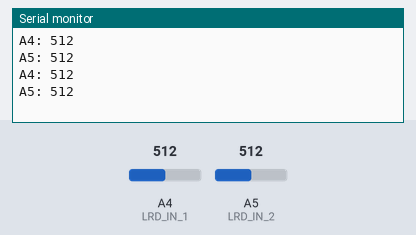
Bench run of a sketch on a simulated Arduino Uno, built with avr-gcc and run on an emulated ATmega328P. On the bench: the last lines printed to the serial monitor. The test bench sets the inputs (shaded band); at power-on: A4 (LRD_IN_1) = 512, A5 (LRD_IN_2) = 512.

Above: at 1.2 s.
1.3 s: A4 (LRD_IN_1) set to 716
At 2.6 s:
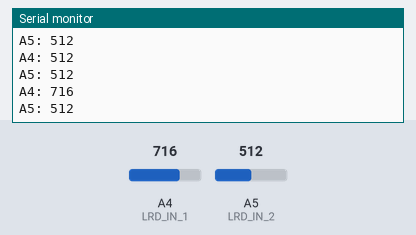
2.8 s: A5 (LRD_IN_2) set to 716
At 3.5 s:
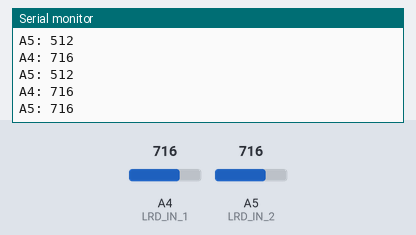
4.3 s: A4 (LRD_IN_1) set to 900
At 5.6 s:
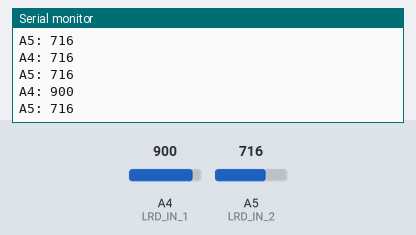
5.8 s: A5 (LRD_IN_2) set to 900
At 6.8 s:
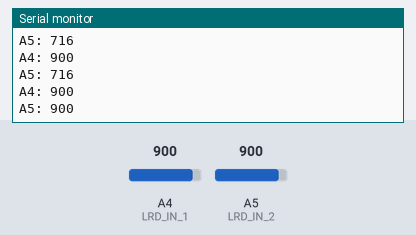
Timing chart, 0 to 8.3 s (numbered marks = the images above; inputs shaded):
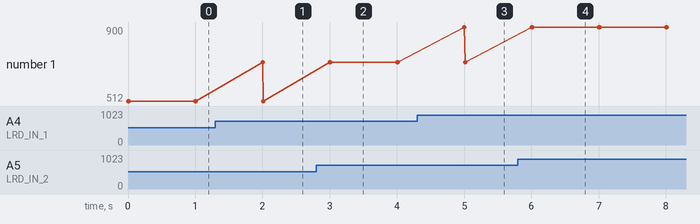

Measured:
- after the input at 1.3 s, the serial monitor: prints a new line after 0.70 s (image 1)
- after the input at 2.8 s, the serial monitor: prints a new line after 0.21 s (image 2)
- after the input at 4.3 s, the serial monitor: prints a new line after 0.70 s (image 3)
- after the input at 5.8 s, the serial monitor: prints a new line after 0.21 s (image 4)

The sketch:

contador_LDR.ino
```cpp
#define DELAY 500

#define LRD_IN_1 A4
#define LRD_IN_2 A5

#define LIM_PERCEP 62

void printa_serial( int value );
int stateIn1, stateIn2;
int prevStateIn1 = 0, prevStateIn2 = 0;
int qtd = 0;
unsigned long tempo;

void setup( void ){
  Serial.begin(9600);
  prevStateIn1 = analogRead(LRD_IN_1);
  prevStateIn2 = analogRead(LRD_IN_2);
}

void loop( void ){
  stateIn1 = analogRead(LRD_IN_1);
  stateIn2 = analogRead(LRD_IN_2);

  Serial.print("A4: "); Serial.println(stateIn1);
  Serial.print("A5: "); Serial.println(stateIn2);
  Serial.println();

  if( prevStateIn1 < LIM_PERCEP ) // LRD1 prev. apagado
    if( prevStateIn2 < LIM_PERCEP ) // LRD2 prev. apagado
      if( stateIn1 > LIM_PERCEP ) printa_serial("Entrada",++qtd); // LRD1 atualm. aceso -- simboliza passagem

  delay(2*DELAY);
  prevStateIn1 = stateIn1;
  prevStateIn2 = stateIn2;
}

void printa_serial( char pal[], int value ){
  if( millis() < tempo + DELAY ) return;
  Serial.println("------------------");
  Serial.print(pal+' ');
  Serial.print(value);
  Serial.println();
  tempo = millis();
}
```
